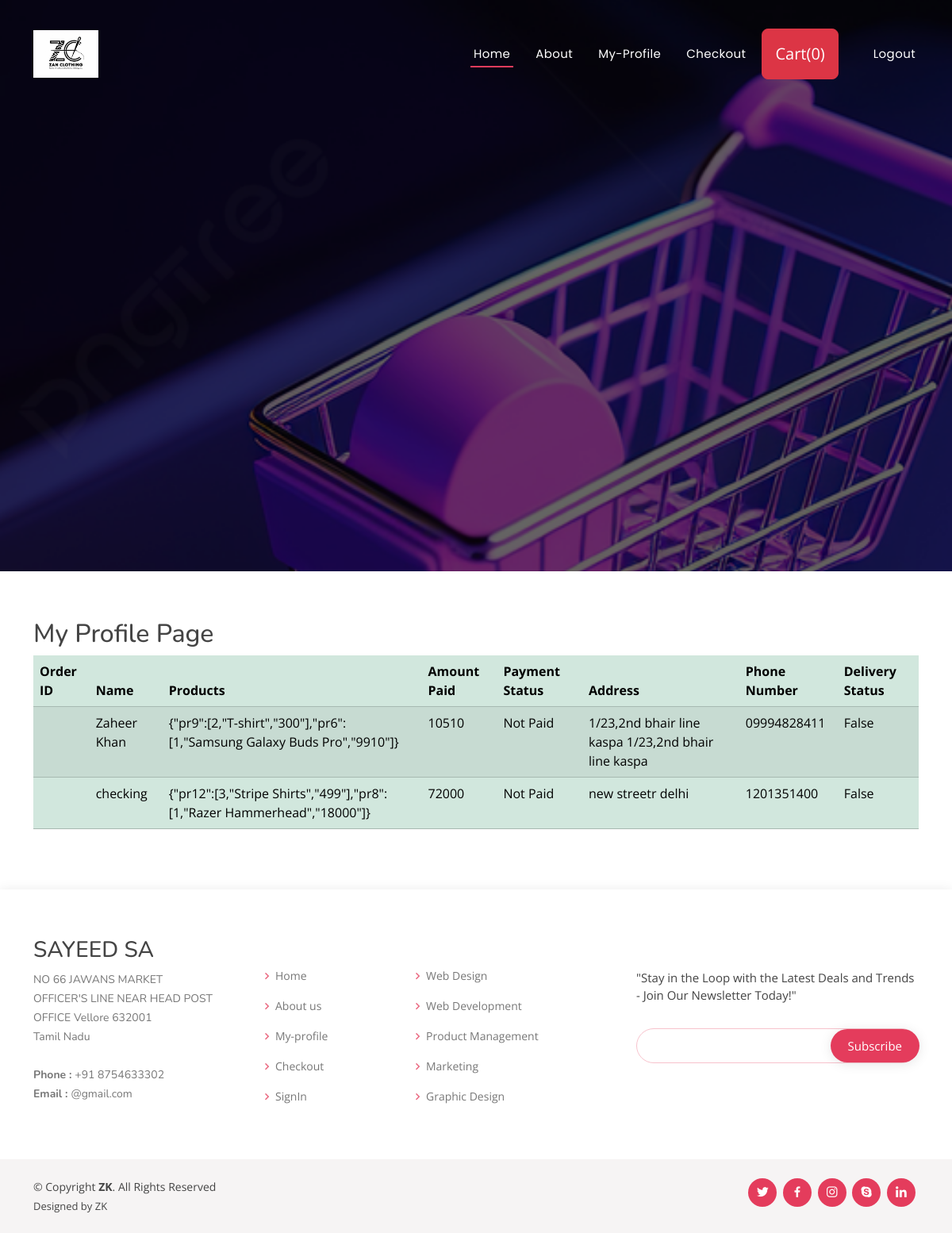
Screenshot of /profile (signed in) with the database file from the repository.
### ecom_auth/models.py (models this page shows, shortened)
class Orders(models.Model):
    order_id=models.AutoField(primary_key=True)
    items_json=models.CharField(max_length=5000)
    amount=models.IntegerField(default=0)
    name=models.CharField(max_length=90)
    email=models.CharField(max_length=90)
    address=models.CharField(max_length=150)
    city=models.CharField(max_length=50)
    state=models.CharField(max_length=50)
    size=models.CharField(max_length=50,default="")
    zip_code=models.CharField(max_length=100)
    phone=models.CharField(max_length=100,default="")
    oid=models.CharField(max_length=150,blank=True)
    amountpaid=models.CharField(max_length=500,blank=True,null=True)
    payment_status=models.CharField(max_length=50,blank=True,null=True)

### ecom_apk/views.py (the view)
# urls.py: path('profile',views.profile,name="profile"),
def profile(request):
    if not request.user.is_authenticated:
        messages.warning(request, "Please login to view your profile.")
        return redirect('/auth/login')
    currentuser = request.user.email  # Adjust to username if necessary
    items = Orders.objects.filter(email=currentuser)
    orders_with_updates = []
    for order in items:
        order_updates = OrderUpdate.objects.filter(order_id=order.order_id).first()
        orders_with_updates.append({
            'order': order,
            'delivery_status': order_updates.deliverd if order_updates else "Pending"
        })
    context = {'orders_with_updates': orders_with_updates}
    return render(request, 'profile.html', context)

### templates/profile.html (shortened to what this page needs)
{% extends "base.html" %}
{% block body %}
<section id="portfolio" class="portfolio">
    <div class="container">
<h2>My Profile Page</h2>
    <div class="table-responsive">
        <table class="table table-success table-striped">
            <thead>
                <tr>
                    <th scope="col">Order ID</th>
                    <th scope="col">Name</th>
                    <th scope="col">Products</th>
                    <th scope="col">Amount Paid</th>
                    <th scope="col">Payment Status</th>
                    <th scope="col">Address</th>
                    <th scope="col">Phone Number</th>
                    <th scope="col">Delivery Status</th>
                </tr>
            </thead>
            <tbody>
                {% for item in orders_with_updates %}
                <tr>
                    <th scope="row">{{ item.order.oid }}</th>
                    <td>{{ item.order.name }}</td>
                    <td>{{ item.order.items_json }}</td>
                    <td>{{ item.order.amount }}</td>
                    <td>{{ item.order.payment_status|default:"Not Paid" }}</td>
                    <td>{{ item.order.address }}</td>
                    <td>{{ item.order.phone }}</td>
                    <td>{{ item.delivery_status }}</td>
                </tr>
                {% empty %}
                <tr>
                    <td colspan="8">No orders found.</td>
                </tr>
                {% endfor %}
            </tbody>
        </table>
    </div>
</div>
</section>
{% endblock body %}

### templates/base.html (shortened to what this page needs)
{% load static %}
<!DOCTYPE html>
<html lang="en">
<head>
  <link href="{%  static '/assets/vendor/bootstrap/css/bootstrap.min.css'  %}" rel="stylesheet">
  <link href="{%  static '/assets/vendor/bootstrap-icons/bootstrap-icons.css'  %}" rel="stylesheet">
  <link href="{%  static '/assets/vendor/boxicons/css/boxicons.min.css'  %}" rel="stylesheet">
  <link href="{%  static '/assets/vendor/glightbox/css/glightbox.min.css'  %}" rel="stylesheet">
  <link href="{%  static '/assets/vendor/remixicon/remixicon.css'  %}" rel="stylesheet">
  <link href="{%  static '/assets/vendor/swiper/swiper-bundle.min.css'  %}" rel="stylesheet">
  <link href="{%  static '/assets/css/style.css'  %}" rel="stylesheet">
</head>
<body>
  <header id="header" class="fixed-top ">
    <div class="container d-flex align-items-center justify-content-between">
      <a href="/" class="logo"  ><img src="{%  static 'images/logos.png' %}" alt="" class="img-fluid"></a>
      <nav id="navbar" class="navbar">
        <ul>
          <li><a class="nav-link scrollto active" href="/">Home</a></li>
          <li><a class="nav-link scrollto" href="/about">About</a></li>
          <li><a class="nav-link scrollto" href="/profile">My-Profile</a></li>
          <li><a class="nav-link scrollto" href="/checkout">Checkout</a></li>
          <button type="button" class="btn btn-lg btn-danger p-3 m-3 text-white" data-toggle="popover" id="popcart"  data-container="body" data-toggle="popover" data-placement="bottom" data-html="true">Cart(<span id="cart">0</span>)</button>
          {% if request.user.is_authenticated  %}
          <li><a class="nav-link scrollto" href="/auth/logout">Logout</a></li>
          {% endif %}
        </ul>
      </nav>
    </div>
  </header>
  <section id="hero">
    <div class="hero-container">
    </div>
  </section>
  <main id="main">
    {% block body %}
    {% endblock body %}
  </main>
  <footer id="footer">
    <div class="footer-top">
      <div class="container">
        <div class="row">
          <div class="col-lg-3 col-md-6 footer-contact">
            <h3>SAYEED SA </h3>
            <p>
              NO 66 JAWANS MARKET <br>
              OFFICER'S LINE NEAR HEAD POST OFFICE  Vellore 632001<br>
              Tamil Nadu <br><br>
              <strong>Phone : </strong> +91 8754633302<br>
              <strong>Email : </strong>@gmail.com<br>
            </p>
          </div>
          <div class="col-lg-2 col-md-6 footer-links">
            <h4>Useful Links</h4>
            <ul>
              <li><i class="bx bx-chevron-right"></i> <a href="#">Home</a></li>
              <li><i class="bx bx-chevron-right"></i> <a href="#">About us</a></li>
              <li><i class="bx bx-chevron-right"></i> <a href="#">My-profile</a></li>
              <li><i class="bx bx-chevron-right"></i> <a href="#">Checkout</a></li>
              <li><i class="bx bx-chevron-right"></i> <a href="#">SignIn</a></li>
            </ul>
          </div>
          <div class="col-lg-3 col-md-6 footer-links">
            <h4>Our Services</h4>
            <ul>
              <li><i class="bx bx-chevron-right"></i> <a href="#">Web Design</a></li>
              <li><i class="bx bx-chevron-right"></i> <a href="#">Web Development</a></li>
              <li><i class="bx bx-chevron-right"></i> <a href="#">Product Management</a></li>
              <li><i class="bx bx-chevron-right"></i> <a href="#">Marketing</a></li>
              <li><i class="bx bx-chevron-right"></i> <a href="#">Graphic Design</a></li>
            </ul>
          </div>
          <div class="col-lg-4 col-md-6 footer-newsletter">
            <h4>Join Our Newsletter</h4>
            <p>"Stay in the Loop with the Latest Deals and Trends - Join Our Newsletter Today!"</p>
            <form action="" method="post">
              <input type="email" name="email"><input type="submit" value="Subscribe">
            </form>
          </div>
        </div>
      </div>
    </div>
    <div class="container d-md-flex py-4">
      <div class="me-md-auto text-center text-md-start">
        <div class="copyright">
          &copy; Copyright <strong><span>ZK</span></strong>. All Rights Reserved
        </div>
        <div class="credits">
          Designed by ZK</a>
        </div>
      </div>
      <div class="social-links text-center text-md-right pt-3 pt-md-0">
        <a href="#" class="twitter"><i class="bx bxl-twitter"></i></a>
        <a href="#" class="facebook"><i class="bx bxl-facebook"></i></a>
        <a href="#" class="instagram"><i class="bx bxl-instagram"></i></a>
        <a href="#" class="google-plus"><i class="bx bxl-skype"></i></a>
        <a href="#" class="linkedin"><i class="bx bxl-linkedin"></i></a>
      </div>
    </div>
  </footer>
</body>
</html>

### static/assets/css/style.css (style rules this page uses)
body { font-family: "Open Sans", sans-serif; color: #444444; }
a { color: white; text-decoration: none; }
h1, h2, h3, h4, h5, h6 { font-family: "Nunito", sans-serif; }
.logo img { height: 400px; }
#header { transition: all 0.5s; z-index: 997; padding: 20px 0; }
#header .logo { font-size: 30px; margin: 0; padding: 0; line-height: 1; font-weight: 600; letter-spacing: 1px; text-transform: uppercase; }
#header .logo img { max-height: 60px; }
.navbar { padding: 0; }
.navbar ul { margin: 0; padding: 0; display: flex; list-style: none; align-items: center; }
.navbar li { position: relative; }
.navbar>ul>li { white-space: nowrap; padding: 10px 0 10px 24px; }
.navbar a, .navbar a:focus { display: flex; align-items: center; justify-content: space-between; font-family: "Poppins", sans-serif; color: #fff; font-size: 15px; padding: 0 4px; white-space: nowrap; transition: 0.3s; letter-spacing: 0.4px; position: relative; }
.navbar>ul>li>a:before { content: ""; position: absolute; width: 100%; height: 2px; bottom: -6px; left: 0; background-color: #e43c5c; visibility: hidden; transform: scaleX(0); transition: all 0.3s ease-in-out 0s; }
.navbar a:hover:before, .navbar li:hover>a:before, .navbar .active:before { visibility: visible; transform: scaleX(1); }
.navbar a:hover, .navbar .active, .navbar .active:focus, .navbar li:hover>a { color: #fff; }
#hero { width: 100%; height: 90vh; background: url("../../images/bg.jpg") top center; background-size: cover; position: relative; }
#hero:before { content: ""; background: rgba(0, 0, 0, 0.6); position: absolute; bottom: 0; top: 0; left: 0; right: 0; }
#hero .hero-container { position: absolute; bottom: 0; top: 0; left: 0; right: 0; display: flex; justify-content: center; align-items: center; flex-direction: column; text-align: center; padding: 0 15px; }
@media (min-width: 1024px) { #hero { background-attachment: fixed; } }
section { padding: 60px 0; overflow: hidden; }
#footer { color: #444444; font-size: 14px; background: #f6f4f4; box-shadow: 0px 2px 15px rgba(0, 0, 0, 0.1); }
#footer .footer-top { padding: 60px 0 30px 0; background: #fff; }
#footer .footer-top .footer-contact { margin-bottom: 30px; }
#footer .footer-top .footer-contact p { font-size: 14px; line-height: 24px; margin-bottom: 0; font-family: "Nunito", sans-serif; color: #777777; }
#footer .footer-top h4 { font-size: 16px; font-weight: bold; color: #444444; position: relative; padding-bottom: 12px; }
#footer .footer-top .footer-links { margin-bottom: 30px; }
#footer .footer-top .footer-links ul { list-style: none; padding: 0; margin: 0; }
#footer .footer-top .footer-links ul i { padding-right: 2px; color: #ea6981; font-size: 18px; line-height: 1; }
#footer .footer-top .footer-links ul li { padding: 10px 0; display: flex; align-items: center; }
#footer .footer-top .footer-links ul li:first-child { padding-top: 0; }
#footer .footer-top .footer-links ul a { color: #777777; transition: 0.3s; display: inline-block; line-height: 1; }
#footer .footer-newsletter { font-size: 15px; }
#footer .footer-newsletter h4 { font-size: 16px; font-weight: bold; color: #444444; position: relative; padding-bottom: 12px; }
#footer .footer-newsletter form { margin-top: 30px; background: #fff; padding: 6px 10px; position: relative; border-radius: 50px; text-align: left; border: 1px solid #f7c2cc; }
#footer .footer-newsletter form input[type=email] { border: 0; padding: 4px 8px; width: calc(100% - 100px); }
#footer .footer-newsletter form input[type=submit] { position: absolute; top: 0; right: -2px; bottom: 0; border: 0; background: none; font-size: 15px; padding: 0 22px; background: #e43c5c; color: #fff; transition: 0.3s; border-radius: 50px; box-shadow: 0px 2px 15px rgba(0, 0, 0, 0.1); }
#footer .credits { padding-top: 5px; font-size: 13px; color: #444444; }
#footer .social-links a { font-size: 18px; display: inline-block; background: #e43c5c; color: #fff; line-height: 1; padding: 8px 0; margin-right: 4px; border-radius: 50%; text-align: center; width: 36px; height: 36px; transition: 0.3s; }

### rows the page displays
Orders: order.name "Zaheer Khan", order.items_json "{\"pr9\":[2,\"T-shirt\",\"300\"],\"pr6\":[1,\"Samsung Galaxy Buds Pro\",\"9910\"]}", order.amount "10510", order.payment_status "Not Paid", order.address "1/23,2nd bhair line kaspa 1/23,2nd bhair line kaspa", order.phone "09994828411", delivery_status "False"
Orders: order.name "checking", order.items_json "{\"pr12\":[3,\"Stripe Shirts\",\"499\"],\"pr8\":[1,\"Razer Hammerhead\",\"18000\"]}", order.amount "72000", order.payment_status "Not Paid", order.address "new streetr delhi", order.phone "1201351400", delivery_status "False"
